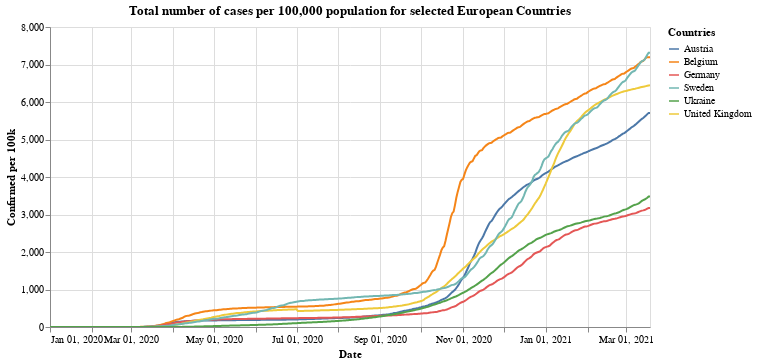

Notebook cell for this chart:
### Markdown cell above
## Total cases per 100,000

### Code cell
#collapse

leg_selection = alt.selection_multi(fields=['id'], bind='legend')

alt.Chart(x_small).mark_line().encode(
    x=alt.X("yearmonthdate(date):T", axis=alt.Axis(title='Date')),
    y=alt.Y("confirmed_per:Q", axis=alt.Axis(title='Confirmed per 100k')),
    tooltip='id',
    color=alt.Color('id', legend=alt.Legend(title="Countries")),
    opacity=alt.condition(leg_selection, alt.value(1), alt.value(0.2))
).add_selection(leg_selection).properties(title='Total number of cases per 100,000 population for selected European Countries', width=600).interactive()

### Figure 1 — Vega-Lite specification as saved in the notebook (floating-point values rounded to 4 significant figures; data arrays with more than 128 entries replaced by an {"elided": "..."} marker saying what was removed)
{"config": {"view": {"continuousWidth": 400, "continuousHeight": 300}}, "data": {"name": "data-7eaf148b328b47a64140a40c5c406741"}, "mark": "line", "encoding": {"color": {"type": "nominal", "field": "id", "legend": {"title": "Countries"}}, "opacity": {"condition": {"value": 1, "selection": "selector001"}, "value": 0.2}, "tooltip": {"type": "nominal", "field": "id"}, "x": {"type": "temporal", "axis": {"title": "Date"}, "field": "date", "timeUnit": "yearmonthdate"}, "y": {"type": "quantitative", "axis": {"title": "Confirmed per 100k"}, "field": "confirmed_per"}}, "selection": {"selector001": {"type": "multi", "fields": ["id"], "bind": "legend"}, "selector002": {"type": "interval", "bind": "scales", "encodings": ["x", "y"]}}, "title": "Total number of cases per 100,000 population for selected European Countries", "width": 600, "$schema": "https://vega.github.io/schema/vega-lite/v4.8.1.json", "datasets": {"data-7eaf148b328b47a64140a40c5c406741": {"elided": "2664 records"}}}
